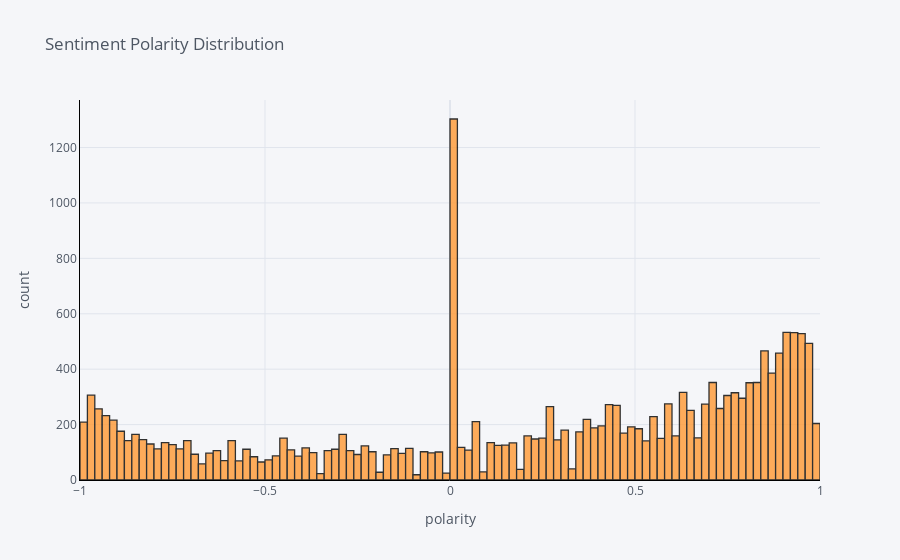

The cell this chart's notebook holds for it:
### Code cell
#Plotting a histogram

df=pd.DataFrame(b)
df.iplot(
    kind='hist',
    bins=100,
    xTitle='polarity',
    linecolor='black',
    yTitle='count',
    title='Sentiment Polarity Distribution')

### Figure 1 — Plotly figure (JSON) as saved in the notebook; plotly's stock layout.template omitted (floating-point values rounded to 4 significant figures; data arrays with more than 128 entries replaced by an {"elided": "..."} marker saying what was removed)
{"data": [{"histfunc": "count", "histnorm": "", "marker": {"color": "rgba(255, 153, 51, 1.0)", "line": {"color": "#000000", "width": 1.3}}, "name": "0", "nbinsx": 100, "opacity": 0.8, "orientation": "v", "type": "histogram", "x": {"elided": "18892 float values"}}], "layout": {"barmode": "overlay", "legend": {"bgcolor": "#F5F6F9", "font": {"color": "#4D5663"}}, "paper_bgcolor": "#F5F6F9", "plot_bgcolor": "#F5F6F9", "title": {"font": {"color": "#4D5663"}, "text": "Sentiment Polarity Distribution"}, "xaxis": {"gridcolor": "#E1E5ED", "linecolor": "black", "showgrid": true, "tickfont": {"color": "#4D5663"}, "title": {"font": {"color": "#4D5663"}, "text": "polarity"}, "zerolinecolor": "#E1E5ED"}, "yaxis": {"gridcolor": "#E1E5ED", "linecolor": "black", "showgrid": true, "tickfont": {"color": "#4D5663"}, "title": {"font": {"color": "#4D5663"}, "text": "count"}, "zerolinecolor": "#E1E5ED"}}}
